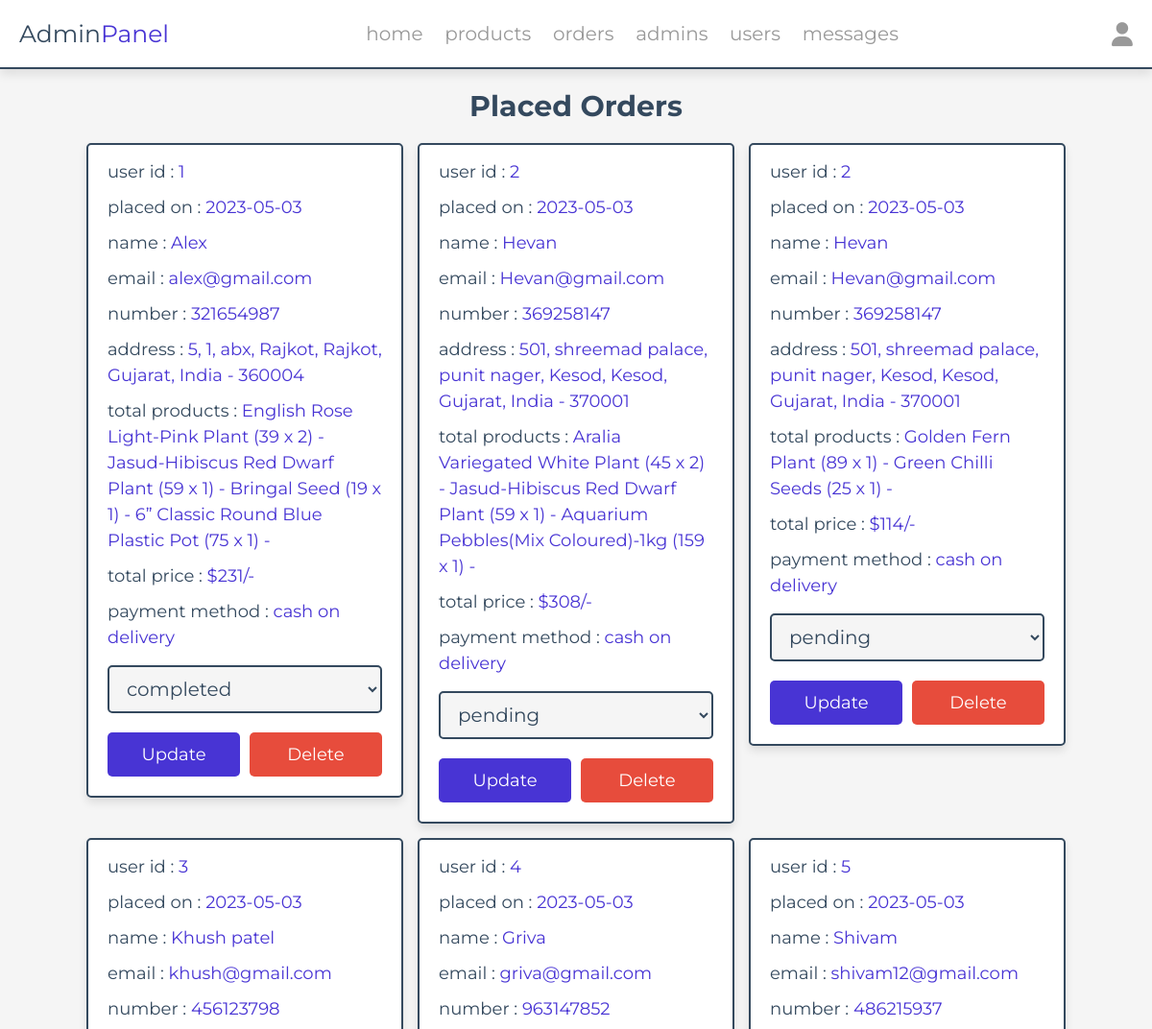
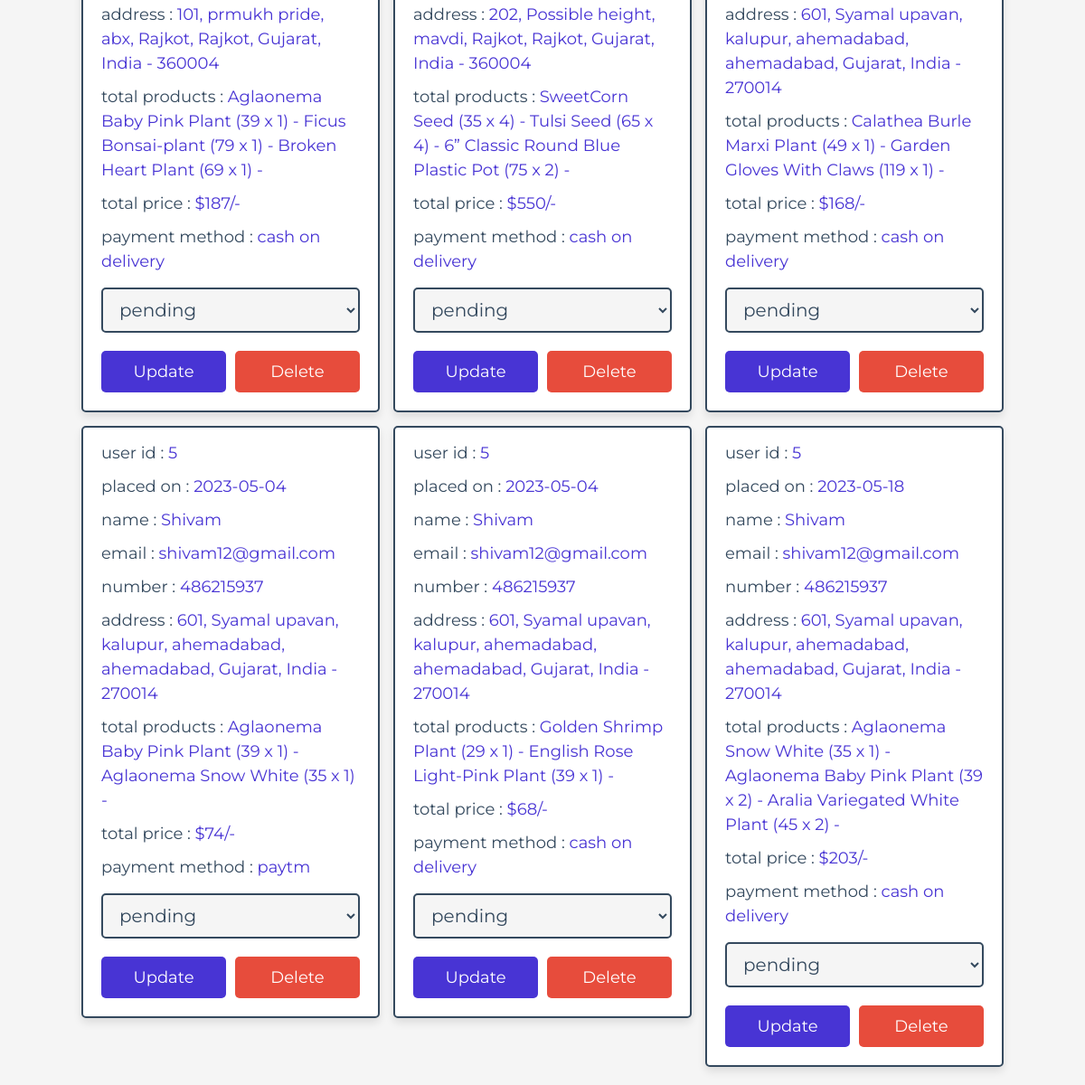
The page /admin/placed_orders.php (signed in) on the database its author committed (2 pictures, top to bottom).
### tables this page shows
CREATE TABLE `orders` (
  `id` int(100) NOT NULL,
  `user_id` int(100) NOT NULL,
  `name` varchar(20) NOT NULL,
  `number` varchar(10) NOT NULL,
  `email` varchar(50) NOT NULL,
  `method` varchar(50) NOT NULL,
  `address` varchar(500) NOT NULL,
  `total_products` varchar(1000) NOT NULL,
  `total_price` int(100) NOT NULL,
  `placed_on` date NOT NULL DEFAULT current_timestamp(),
  `payment_status` varchar(20) NOT NULL DEFAULT 'pending'
);

### admin/placed_orders.php (the view, shortened to what this page needs)
<?php
include '../components/connect.php';
?>
<!DOCTYPE html>
<html lang="en">
<head>
   <link rel="stylesheet" href="https://cdnjs.cloudflare.com/ajax/libs/font-awesome/6.1.1/css/all.min.css">
   <link rel="stylesheet" href="../css/admin_style.css">
</head>
<body>
<?php include '../components/admin_header.php' ?>
<section class="placed-orders">
   <h1 class="heading">placed orders</h1>
   <div class="box-container">
   <?php
      $select_orders = $conn->prepare("SELECT * FROM `orders`");
      $select_orders->execute();
      if($select_orders->rowCount() > 0){
         while($fetch_orders = $select_orders->fetch(PDO::FETCH_ASSOC)){
   ?>
   <div class="box">
      <p> user id : <span><?= $fetch_orders['user_id']; ?></span> </p>
      <p> placed on : <span><?= $fetch_orders['placed_on']; ?></span> </p>
      <p> name : <span><?= $fetch_orders['name']; ?></span> </p>
      <p> email : <span><?= $fetch_orders['email']; ?></span> </p>
      <p> number : <span><?= $fetch_orders['number']; ?></span> </p>
      <p> address : <span><?= $fetch_orders['address']; ?></span> </p>
      <p> total products : <span><?= $fetch_orders['total_products']; ?></span> </p>
      <p> total price : <span>$<?= $fetch_orders['total_price']; ?>/-</span> </p>
      <p> payment method : <span><?= $fetch_orders['method']; ?></span> </p>
      <form action="" method="POST">
         <select name="payment_status" class="drop-down">
            <option value="" selected disabled><?= $fetch_orders['payment_status']; ?></option>
         </select>
         <div class="flex-btn">
            <input type="submit" value="update" class="btn" name="update_payment">
            <a href="placed_orders.php?delete=<?= $fetch_orders['id']; ?>" class="delete-btn" onclick="return confirm('delete this order?');">delete</a>
         </div>
      </form>
   </div>
   <?php
      }
   }else{
      echo '<p class="empty">no orders placed yet!</p>';
   }
   ?>
   </div>
</section>
</body>
</html>

### css/admin_style.css (style rules this page uses)
:root { --main-color:#4834d4; --red:#e74c3c; --orange:#f39c12; --black:#34495e; --white:#fff; --light-bg:#f5f5f5; --light-color:#999; --border:.2rem solid var(--black); --box-shadow:0 .5rem 1rem rgba(0,0,0,.1); }
* { font-family: 'Montserrat', sans-serif; margin:0; padding:0; box-sizing: border-box; text-decoration: none; outline: none; border:none; }
html { font-size: 62.5%; overflow-x: hidden; }
body { background-color: var(--light-bg); }
section { max-width: 1200px; margin:0 auto; padding:2rem; }
.btn, .delete-btn, .option-btn { display: block; margin-top: 1rem; border-radius: .5rem; cursor: pointer; width: 100%; font-size: 1.8rem; color:var(--white); padding:1.2rem 3rem; text-transform: capitalize; text-align: center; }
.btn { background-color: var(--main-color); }
.delete-btn { background-color: var(--red); }
.flex-btn { display: flex; gap:1rem; }
.heading { text-align: center; margin-bottom: 2rem; text-transform: capitalize; color:var(--black); font-size: 3rem; }
.placed-orders .box-container { display: grid; grid-template-columns: repeat(auto-fit, 33rem); gap:1.5rem; justify-content: center; align-items: flex-start; }
.placed-orders .box-container .box { background-color: var(--white); border-radius: .5rem; box-shadow: var(--box-shadow); border:var(--border); padding:2rem; padding-top: 1rem; }
.placed-orders .box-container .box p { padding: .5rem 0; line-height: 1.5; font-size: 1.8rem; color:var(--black); }
.placed-orders .box-container .box p span { color:var(--main-color); }
.placed-orders .box-container .box .drop-down { width: 100%; margin:1rem 0; background-color: var(--light-bg); padding:1rem 1.4rem; font-size: 2rem; color:var(--black); border:var(--border); border-radius: .5rem; }

### rows shown on the page
orders: user "1", placed_on "2023-05-03", name "Alex", email "alex@gmail.com", number "321654987", address "5, 1, abx, Rajkot, Rajkot, Gujarat, India - 360004", total_products "English Rose Light-Pink Plant (39 x 2) - Jasud-Hibiscus Red Dwarf Plant (59 x 1) - Bringal Seed (19 x 1) - 6” Classic Round Blue Plastic Pot (75 x 1) -", total_price "231", method "cash on delivery", payment_status "completed"
orders: user "2", placed_on "2023-05-03", name "Hevan", email "Hevan@gmail.com", number "369258147", address "501, shreemad palace, punit nager, Kesod, Kesod, Gujarat, India - 370001", total_products "Aralia Variegated White Plant (45 x 2) - Jasud-Hibiscus Red Dwarf Plant (59 x 1) - Aquarium Pebbles(Mix Coloured)-1kg (159 x 1) -", total_price "308", method "cash on delivery", payment_status "pending"
orders: user "2", placed_on "2023-05-03", name "Hevan", email "Hevan@gmail.com", number "369258147", address "501, shreemad palace, punit nager, Kesod, Kesod, Gujarat, India - 370001", total_products "Golden Fern Plant (89 x 1) - Green Chilli Seeds (25 x 1) -", total_price "114", method "cash on delivery", payment_status "pending"
orders: user "3", placed_on "2023-05-03", name "Khush patel", email "khush@gmail.com", number "456123798", address "101, prmukh pride, abx, Rajkot, Rajkot, Gujarat, India - 360004", total_products "Aglaonema Baby Pink Plant (39 x 1) - Ficus Bonsai-plant (79 x 1) - Broken Heart Plant (69 x 1) -", total_price "187", method "cash on delivery", payment_status "pending"
orders: user "4", placed_on "2023-05-03", name "Griva", email "griva@gmail.com", number "963147852", address "202, Possible height, mavdi, Rajkot, Rajkot, Gujarat, India - 360004", total_products "SweetCorn Seed (35 x 4) - Tulsi Seed (65 x 4) - 6” Classic Round Blue Plastic Pot (75 x 2) -", total_price "550", method "cash on delivery", payment_status "pending"
orders: user "5", placed_on "2023-05-03", name "Shivam", email "shivam12@gmail.com", number "486215937", address "601, Syamal upavan, kalupur, ahemadabad, ahemadabad, Gujarat, India - 270014", total_products "Calathea Burle Marxi Plant (49 x 1) - Garden Gloves With Claws (119 x 1) -", total_price "168", method "cash on delivery", payment_status "pending"
orders: user "5", placed_on "2023-05-04", name "Shivam", email "shivam12@gmail.com", number "486215937", address "601, Syamal upavan, kalupur, ahemadabad, ahemadabad, Gujarat, India - 270014", total_products "Aglaonema Baby Pink Plant (39 x 1) - Aglaonema Snow White (35 x 1) -", total_price "74", method "paytm", payment_status "pending"
orders: user "5", placed_on "2023-05-04", name "Shivam", email "shivam12@gmail.com", number "486215937", address "601, Syamal upavan, kalupur, ahemadabad, ahemadabad, Gujarat, India - 270014", total_products "Golden Shrimp Plant (29 x 1) - English Rose Light-Pink Plant (39 x 1) -", total_price "68", method "cash on delivery", payment_status "pending"
orders: user "5", placed_on "2023-05-18", name "Shivam", email "shivam12@gmail.com", number "486215937", address "601, Syamal upavan, kalupur, ahemadabad, ahemadabad, Gujarat, India - 270014", total_products "Aglaonema Snow White (35 x 1) - Aglaonema Baby Pink Plant (39 x 2) - Aralia Variegated White Plant (45 x 2) -", total_price "203", method "cash on delivery", payment_status "pending"
